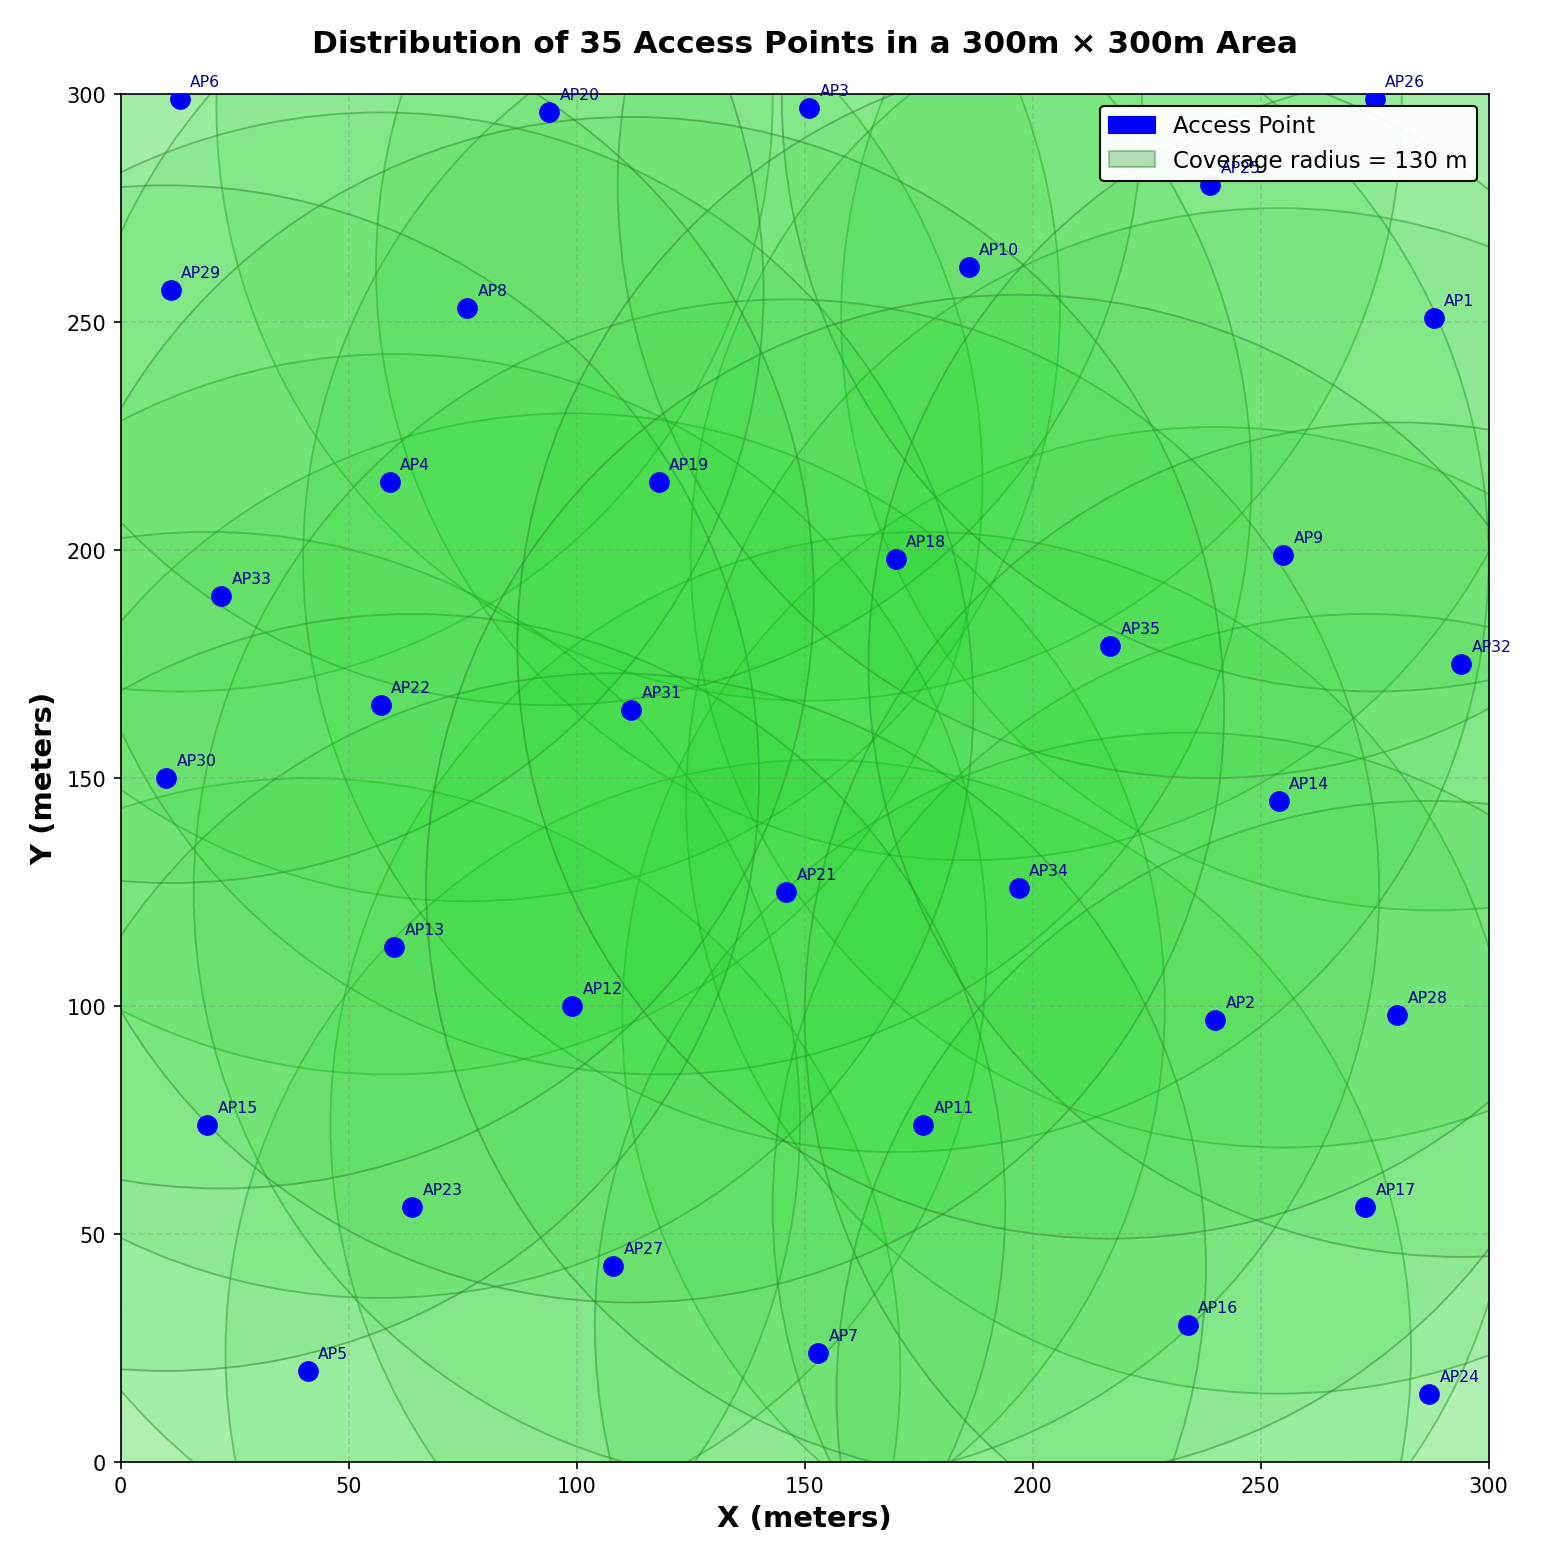

Source code (Python):
import numpy as np
import matplotlib.pyplot as plt
import matplotlib.patches as mpatches

# ── Load coordinates from file ────────────────────────────────────────────
data = np.loadtxt("AP_COR_35.txt")

# Handle both possible file layouts:
#   Layout A → 2 rows × 25 cols  (row 0 = X, row 1 = Y)
#   Layout B → 25 rows × 2 cols  (col 0 = X, col 1 = Y)
if data.ndim == 1:
    x = data[:len(data)//2]
    y = data[len(data)//2:]
elif data.shape[0] == 2:
    x = data[0]
    y = data[1]
elif data.shape[1] == 2:
    x = data[:, 0]
    y = data[:, 1]
else:
    raise ValueError(f"Unexpected data shape: {data.shape}")

num_APs         = len(x)
area_size       = 300
coverage_radius = 130      # ← increased to cover all edges (no white gaps)

print(f"Loaded {num_APs} access points from file.")

# ── Plot ──────────────────────────────────────────────────────────────────
# Larger figure for publication quality (fills space like journal images)
fig, ax = plt.subplots(figsize=(12, 11), dpi=100)

# ── Coverage circles (drawn first, behind everything) ─────────────────────
for i in range(num_APs):
    # Filled circle (very light)
    filled = plt.Circle(
        (x[i], y[i]),
        coverage_radius,
        color="#17D61E",
        alpha=0.08,          # very transparent fill — avoids dark overlap mess
        linewidth=0
    )
    # Edge-only circle (solid border)
    border = plt.Circle(
        (x[i], y[i]),
        coverage_radius,
        fill=False,
        edgecolor='#2E7D32',
        linewidth=0.9,
        alpha=0.5
    )
    ax.add_patch(filled)
    ax.add_patch(border)

# ── AP scatter points ─────────────────────────────────────────────────────
ax.scatter(x, y, s=80, color='blue', zorder=5, label="Access Point")

# ── AP labels ────────────────────────────────────────────────────────────
for i in range(num_APs):
    ax.annotate(
        f"AP{i+1}",
        xy=(x[i], y[i]),
        xytext=(5, 6),
        textcoords='offset points',
        fontsize=7.5,
        color='darkblue',
        zorder=6
    )

# ── Axes & cosmetics ──────────────────────────────────────────────────────
ax.set_xlim(0, area_size)
ax.set_ylim(0, area_size)
ax.set_xlabel("X (meters)", fontsize=14, fontweight='bold')
ax.set_ylabel("Y (meters)", fontsize=14, fontweight='bold')
ax.set_title(
    f"Distribution of {num_APs} Access Points in a {area_size}m × {area_size}m Area",
    fontsize=15, fontweight='bold', pad=20
)
ax.set_aspect('equal', adjustable='box')
ax.grid(True, linestyle='--', alpha=0.3, color='gray')

# ── Legend ────────────────────────────────────────────────────────────────
blue_dot   = mpatches.Patch(color='blue',    label='Access Point')
green_ring = mpatches.Patch(facecolor='#4CAF50', edgecolor='#2E7D32',
                             alpha=0.4,
                             label=f'Coverage radius = {coverage_radius} m')
ax.legend(handles=[blue_dot, green_ring], loc='upper right', fontsize=11, framealpha=0.95, edgecolor='black', fancybox=True)

# ── Info text below figure ────────────────────────────────────────────────


plt.tight_layout(rect=[0, 0.04, 1, 0.98])
# ── Save for LaTeX (PDF is best—vector-based & smaller) ──────────────────
plt.savefig("AP_distribution_2.pdf", format='pdf', bbox_inches='tight', pad_inches=0.2)
# ── Alternative: Optimized PNG (if PDF not needed) ──────────────────────
plt.savefig("AP_distribution_2.png", dpi=150, bbox_inches='tight', 
            facecolor='white', edgecolor='none', pad_inches=0.2)
plt.show()
